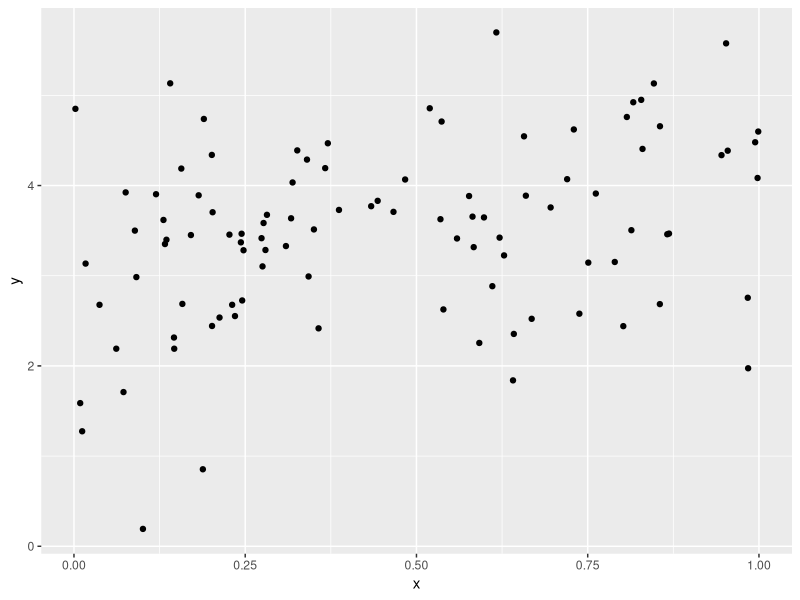

Recreate this plot in R.
## ---- chunk 1
library(tidyverse)
## ---- chunk 2
plot_df = 
  tibble(
    x=runif(100),
    y= 1+2+x+rnorm(100)
  )

plot_df |>
  ggplot(aes(x=x, y=y)) +
  geom_point()
